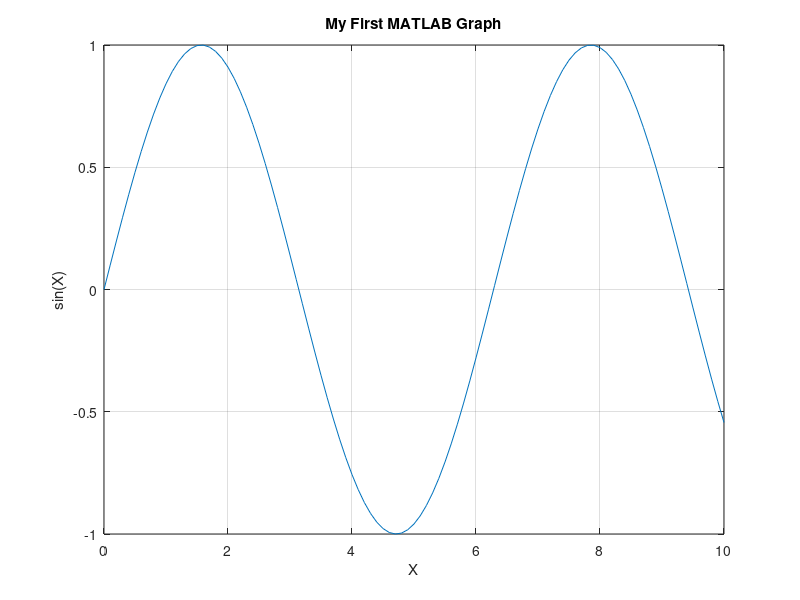

This figure's MATLAB source:

clc;
clear;
close all;

a = 10;
b = 20;

result = a + b;

fprintf('Result = %d\n', result);

x = 0:0.1:10;
y = sin(x);

figure;
plot(x, y);
grid on;
title('My First MATLAB Graph');
xlabel('X');
ylabel('sin(X)');
